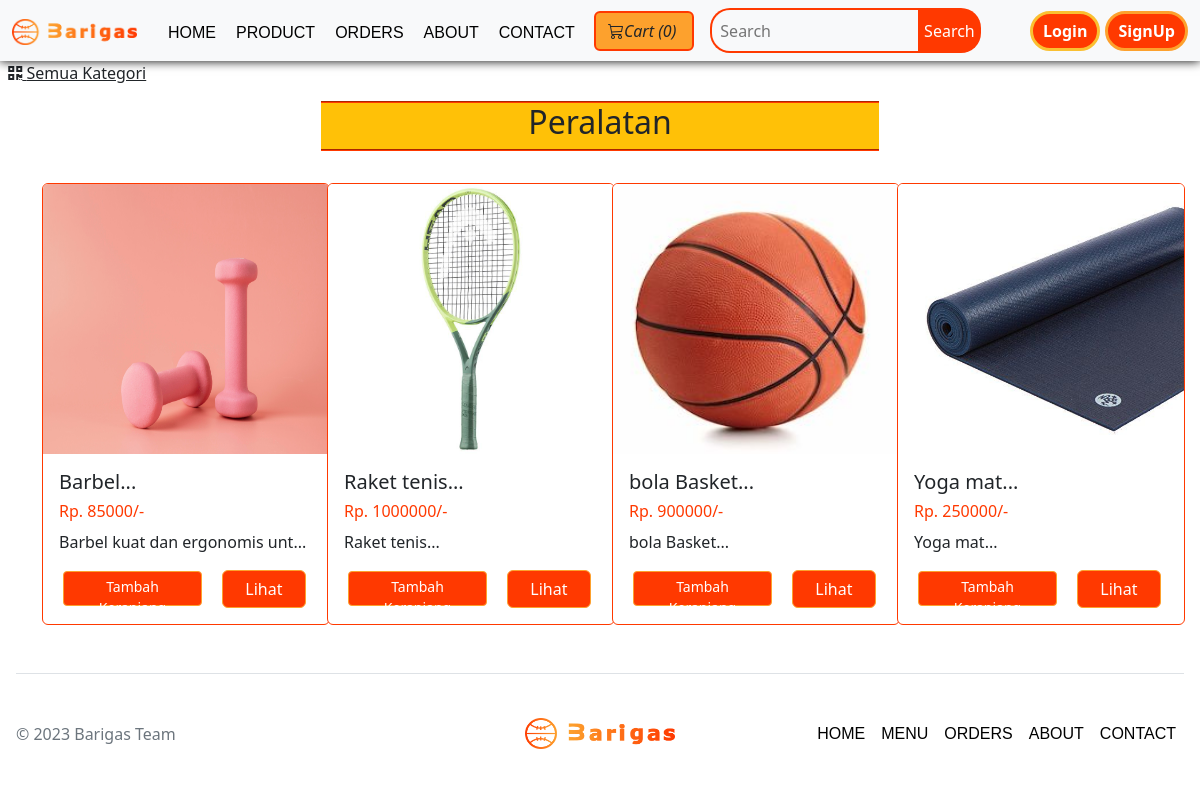
/viewBarangList.php?katid=1, run on the app's committed database.
### tables this page shows
CREATE TABLE `barang` (
  `barangId` int(12) NOT NULL,
  `NamaBarang` varchar(255) NOT NULL,
  `hargaBarang` int(12) NOT NULL,
  `barangDesc` text NOT NULL,
  `barangKategoriId` int(12) NOT NULL,
  `barangPubDate` datetime NOT NULL DEFAULT current_timestamp()
);

### viewBarangList.php (the view, shortened to what this page needs)
<!doctype html>
<html lang="en">
<head>
<link href="https://cdn.jsdelivr.net/npm/bootstrap@5.2.3/dist/css/bootstrap.min.css" rel="stylesheet">
<link rel="stylesheet" href="https://use.fontawesome.com/releases/v5.8.2/css/all.css">
    <link rel="stylesheet" href="https://cdn.jsdelivr.net/npm/bootstrap-icons@1.10.2/font/bootstrap-icons.css">
    <link rel="stylesheet" href="https://cdnjs.cloudflare.com/ajax/libs/animate.css/4.1.1/animate.min.css" />
    <link href="https://unpkg.com/aos@2.3.1/dist/aos.css" rel="stylesheet">
    <link rel="stylesheet" href="css/nav.css">
</head>
<body>
    <?php include 'partials/_dbconnect.php';?>
    <?php require 'partials/_nav.php' ?>
    <div>&nbsp;
        <a href="menu.php" class="active text-dark">
        <i class="fas fa-qrcode"></i>
            <span>Semua Kategori</span>
        </a>
    </div>
    <div class="container my-3 "  id="cont">
        <div class="col-lg-6 text-center bg-warning my-3 animate__animated animate__fadeInDown" style="margin:auto;border-top: 2px groove #ff3900;border-bottom: 2px groove #ff3900;">
            <h2 class="text-center"><span id="katTitle">Items</span></h2>
        </div>
        <div class="row ">
        <?php
            $id = $_GET['katid'];
            $sql = "SELECT * FROM `barang` WHERE barangKategoriId = $id";
            $result = mysqli_query($conn, $sql);
            while($row = mysqli_fetch_assoc($result)){
                $barangId = $row['barangId'];
                $barangName = $row['NamaBarang'];
                $barangPrice = $row['hargaBarang'];
                $barangDesc = $row['barangDesc'];
                echo '<div class="col-xs-3 col-sm-3 col-md-3 mt-3 " data-aos="fade-right"
                data-aos-offset="300"
                data-aos-easing="ease-in-sine">
                        <div class="card" style="width: 18rem;border: 1px groove #ff3900;">
                            <img src="image/barang-'.$barangId. '.jpg" class="card-img-top" alt="image for this barang" width="249px" height="270px">
                            <div class="card-body">
                                <h5 class="card-title">' . substr($barangName, 0, 20). '...</h5>
                                <h6 style="color: #ff3900">Rp. '.$barangPrice. '/-</h6>
                                <p class="card-text">' . substr($barangDesc, 0, 29). '...</p>
                                <div class="row justify-content-center" style="display:block;">';
                                if($loggedin){
                                    $quaSql = "SELECT `itemQuantity` FROM `viewcart` WHERE barangId = '$barangId' AND `userId`='$userId'";
                                    $quaresult = mysqli_query($conn, $quaSql);
                                    $quaExistRows = mysqli_num_rows($quaresult);
                                    if($quaExistRows == 0) {
                                        echo '<form action="partials/_manageCart.php" method="POST" style="display:contents;">
                                              <input type="hidden" name="itemId" value="'.$barangId. '">
                                              <button type="submit" name="addToCart" class="btn btn-primary mx-3 btn-sm " style="width:48%;height:40px" >Tambah Keranjang</button>';
                                    }else {
                                        echo ' <a href="viewCart.php"><button class="btn btn-primary mx-3 btn-sm " style="width:39%;height:35px">Ke Keranjang</button></a>';
                                    }
                                }
                                else{
                                    echo '<button class="btn btn-primary mx-3 btn-sm " data-bs-toggle="modal" data-bs-target="#loginModal" style="width:50%;height:35px">Tambah Keranjang</button>';
                                }
                            echo '</form>
                                <a href="viewBarang.php?barangid=' . $barangId . '" class="mx-auto btn-sm" style="display:contents;"><button class="btn btn-primary " style="width:30%">Lihat</button></a>
                                </div>
                            </div>
                        </div>
                    </div>';
            }
            ?>
        </div>
    </div>
    <?php require 'partials/_footer.php' ?>
</body>
</html>

### partials/_nav.php (shortened to what this page needs)
<link rel="stylesheet" href="../css/nav.css">
<?php
if(isset($_SESSION['loggedin']) && $_SESSION['loggedin']==true){
  $loggedin= true;
  $userId = $_SESSION['userId'];
  $username = $_SESSION['username'];
}
else{
  $loggedin = false;
  $userId = 0;
}
echo '<nav class="navbar navbar-expand-lg bg-light sticky-top ">
<div class="container-fluid">
  <a class="navbar-brand img-fluid" href="index.php"><img src="image/Logo.png" alt="Logo"></a>
  <button class="navbar-toggler" type="button" data-bs-toggle="collapse" data-bs-target="#navbarSupportedContent"
    aria-controls="navbarSupportedContent" aria-expanded="false" aria-label="Toggle navigation">
    <span class="navbar-toggler-icon"></span>
  </button>
  <div class="collapse navbar-collapse" id="navbarSupportedContent">
    <ul class="navbar-nav m-auto mb-2 mb-lg-0">
      <li class="nav-item">
        <a class="nav-link ms-1" aria-current="page" href="index.php">Home</a>
      </li>
      <li class="nav-item">
        <a class="nav-link ms-1" href="menu.php">Product</a>
      </li>
      <li class="nav-item">
      <a class="nav-link ms-1" href="order.php">Orders</a>
    </li>
      <li class="nav-item">
        <a class="nav-link ms-1" href="about.php">About</a>
      </li>
      <li class="nav-item">
        <a class="nav-link ms-1" href="contact.php">Contact</a>
      </li>
    </ul>';
       $countsql = "SELECT SUM(`itemQuantity`) FROM `viewcart` WHERE `userId`=$userId";
        $countresult = mysqli_query($conn, $countsql);
        $countrow = mysqli_fetch_assoc($countresult);
        $count = $countrow['SUM(`itemQuantity`)'];
        if(!$count) {
          $count = 0;
        }
    echo ' <a href="viewCart.php"><button type="button" class="btn btncart mx-2 me-3">
      <i class="keranjang bi-cart3 me-1">Cart (' .$count. ')</i>
    </button>
    </a> ';
    echo '
    <form  method="get" action="/barigas/search.php" class="d-flex" role="search">
      <input class="px-2 search" type="search" placeholder="Search" name="search" id="search" aria-label="Search" required>
      <button class="btn0 me-2" type="submit">Search</button>
    </form>
    ';
    if($loggedin) {
      echo '<ul class="navbar-nav dd me-3">
            <li class="nav-item dropdown">
              <a class="nav-link dropdown-toggle" href="#" id="navbarDropdown" role="button" data-bs-toggle="dropdown"> Welcome ' .$username. '</a>
              <div class="dropdown-menu">
                <a class="dropdown-item" href="partials/_logout.php">Logout</a>
              </div>
            </li>
          </ul>
          <div class="text-center image-size-small pp">
            <a href="viewProfile.php"><img src="image/urang-' .$userId. '.jpg" class="rounded-circle" onError="this.src = \'image/profilePic.jpg\'" style="width:40px; height:40px"></a>
          </div>';
    }
    else {
      echo '
      <button type="button" class="btnL"  data-bs-toggle="modal" data-bs-target="#loginModal">Login</button>
      <button type="button" class="btnS"  data-bs-toggle="modal" data-bs-target="#signupModal">SignUp</button>';
    }
    echo '</div>
    </nav>';
?>

### partials/_footer.php
<div class="kaki border-top mt-5 me-3 ms-3">
    <footer class="d-flex flex-wrap justify-content-between align-items-center py-3 my-4 ">
      <p class="col-md-4 mb-0 text-muted">&copy; 2023 Barigas Team</p>
      <a href="index.html" class="col-md-4 d-flex align-items-center justify-content-center mb-3 mb-md-0 me-md-auto link-dark text-decoration-none">
       <img src="image/Logo.png" alt="Logo Food Kita"> </a>
      <ul class="nav col-md-4 justify-content-end">
        <li class="nav-item"><a href="index.php" class="nav-link px-2">Home</a></li>
        <li class="nav-item"><a href="menu.php" class="nav-link px-2">Menu</a></li>
        <li class="nav-item"><a href="order.php" class="nav-link px-2">Orders</a></li>
        <li class="nav-item"><a href="about.php" class="nav-link px-2">About</a></li>
        <li class="nav-item"><a href="contact.php" class="nav-link px-2">Contact</a></li>
      </ul>
    </footer>
</div>

### css/nav.css (style rules this page uses)
.navbar { box-shadow: 0 0 10px #000; }
.navbar-brand img { width: 125px; }
.nav-link { color: #000; text-transform: uppercase; font-family: 'Rubik', sans-serif; }
.nav-item a { color: #000; transition: 0.1s; }
.btncart { background-color: #fda12d; border: 2px solid #ff3900; cursor: pointer; }
.search { width: 65%; border-radius: 20px 0px 0px 20px; outline: none; background-color: transparent; border: 2px solid #ff3900; border-right: none; }
.btn0 { height: 45px; outline: none; border: none; background: #ff3900; color: white; border-radius: 0px 20px 20px 0px; margin-right: 5px; }
.btnL { height: 40px; outline: none; border:3px solid #fac031; background: #ff3900; color: white; border-radius: 30px; font-weight: 700; padding-left: 10px; padding-right: 10px; }
.btnS { height: 40px; outline: none; border:3px solid #fda12d; background: #ff3900; color: white; border-radius: 30px; font-weight: 700; margin-left: 5px; padding-left: 10px; padding-right: 10px; }

### viewBarangList.php (style rules this page uses)
.card-body .btn-primary { background-color: #ff3900ff; border: 1px solid #fda12dff; }
footer img { width: 150px; }

### data on the page
barang: shows a picture, NamaBarang "Barbel", hargaBarang "85000", barangDesc "Barbel kuat dan ergonomis unt"
barang: shows a picture, NamaBarang "Raket tenis", hargaBarang "1000000", barangDesc "Raket tenis"
barang: shows a picture, NamaBarang "bola Basket", hargaBarang "900000", barangDesc "bola Basket"
barang: shows a picture, NamaBarang "Yoga mat", hargaBarang "250000", barangDesc "Yoga mat"

### other printed values
$count "0"
